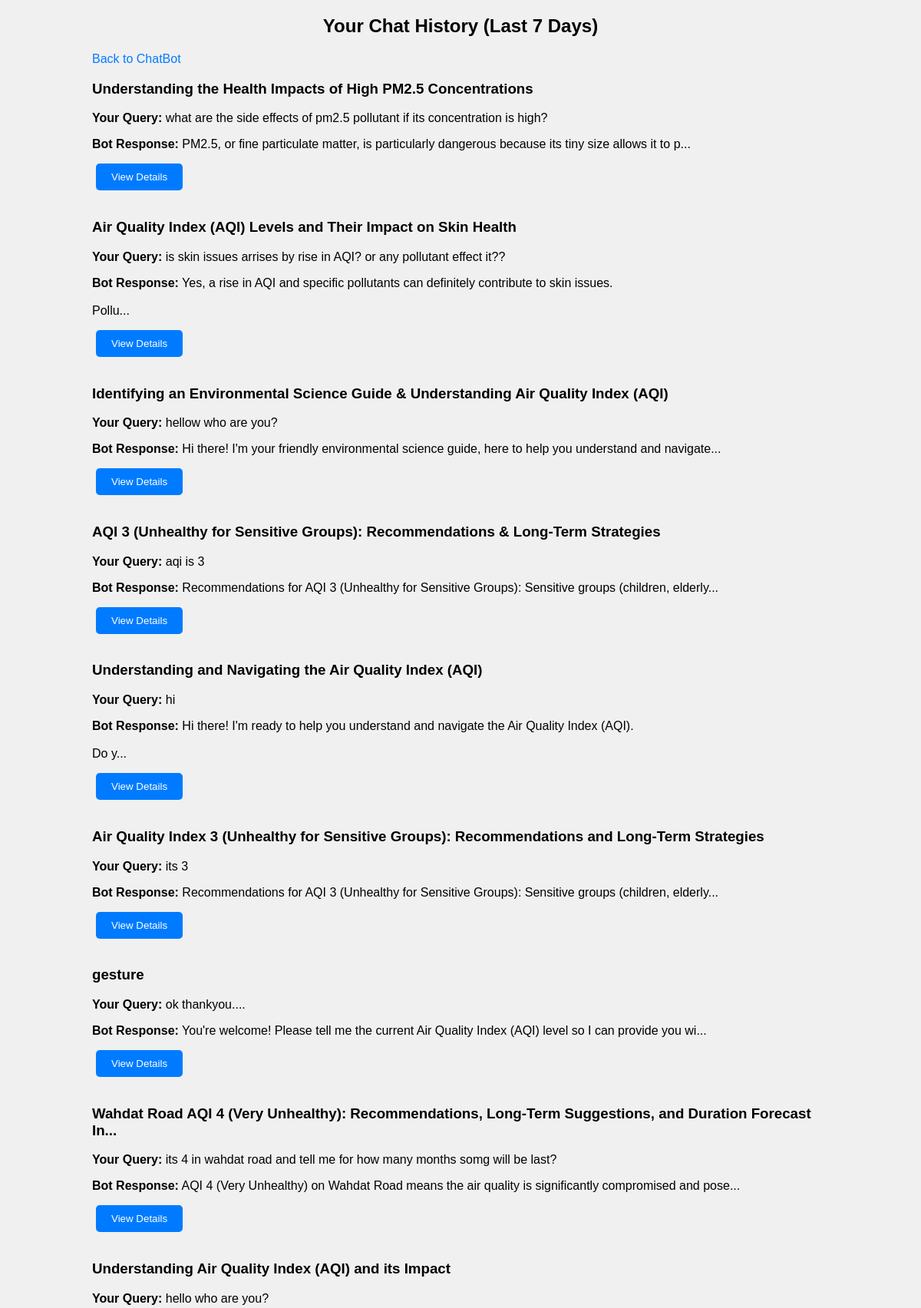
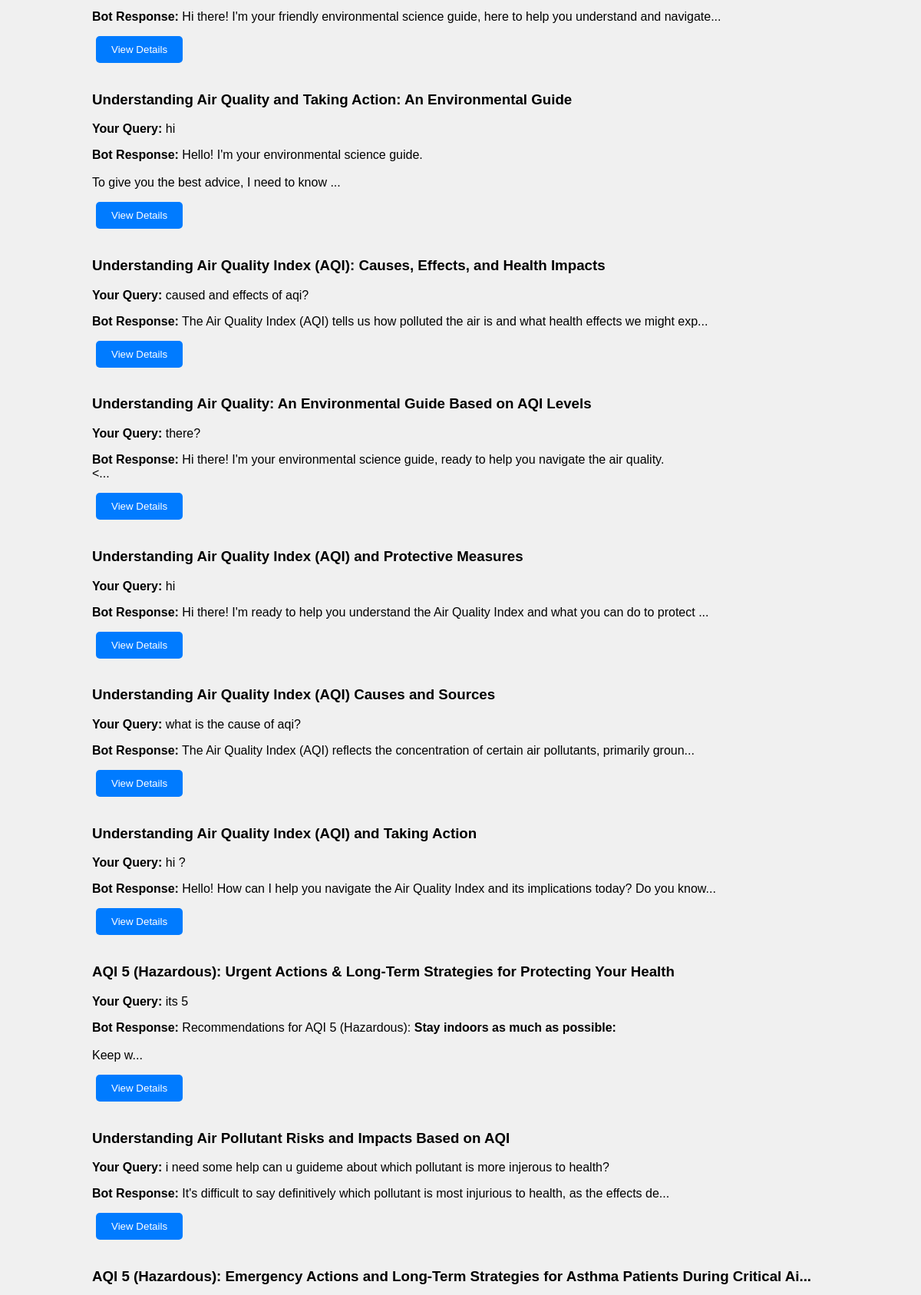
The page /history (signed in, upper part) on the database its author committed (2 pictures, top to bottom).
### models.py (models this page shows, shortened)
class ChatHistory(db.Model):
    __tablename__ = 'chat_history'
    id = db.Column(db.Integer, primary_key=True)
    user_id = db.Column(db.Integer, db.ForeignKey('user.id'), nullable=False)
    user_input = db.Column(db.Text, nullable=False)
    bot_response = db.Column(db.Text, nullable=False)
    timestamp = db.Column(db.DateTime, default=datetime.utcnow)
    title = db.Column(db.String(150), nullable=True)
    user = db.relationship('User', backref=db.backref('chats', lazy=True))

### app.py (the view)
@app.route('/history')
@login_required
def history():
    seven_days_ago = datetime.utcnow() - timedelta(days=7)
    history = ChatHistory.query.filter(
        ChatHistory.user_id == current_user.id,  # Filter by the current user
        ChatHistory.timestamp >= seven_days_ago  # Only include chats from the last 7 days
    ).order_by(ChatHistory.timestamp.desc()).all()  # latest chats first
    return render_template('history.html', history=history)

### app.py (called while the page is built)
@login_manager.user_loader  # decorator func - load user from database using their user_id
def load_user(user_id):
    return User.query.get(int(user_id))

### templates/history.html (shortened to what this page needs)
<!DOCTYPE html>
<html lang="en">
<head>
    <link rel="stylesheet" href="{{ url_for('static', filename='styles.css') }}">
</head>
<body>
    <div class="history-container">
        <h2>Your Chat History (Last 7 Days)</h2>
       <div class="chatbtn"><a href="{{ url_for('chatbot') }}">Back to ChatBot</a></div>
        <div id="historyList" class="history-list">
            {% for chat in history %}
                <div class="chat-box">
                    <h3>{{ chat.title or 'No Title' }}</h3>
                    <p><strong>Your Query:</strong> {{ chat.user_input }}</p>
                    <p><strong>Bot Response:</strong>
                        {{ chat.bot_response | truncate(100, True) | safe }}
                    </p>
                    <button onclick="window.location.href='/history/{{ chat.id }}'">View Details</button>
                </div>
            {% endfor %}
        </div>
    </div>
</body>
</html>

### static/styles.css (style rules this page uses)
body { font-family: Arial, sans-serif; margin: 0; padding: 0; background-color: #f0f0f0; }
button { margin-bottom: 18px; margin-left: 5px; padding-inline: 23px; padding: 10px 20px; background-color: #007bff; color: white; border: none; border-radius: 5px; cursor: pointer; transition: background-color 0.3s; }
a { margin-top: 10px; color: #007bff; text-decoration: none; }
.history-container { width: 80%; margin: 0 auto; }
h2 { text-align: center; margin-bottom: 20px; }
button { padding: 10px 20px; background-color: #007bff; color: #fff; border: none; border-radius: 5px; cursor: pointer; transition: background-color 0.3s; }

### rows shown on the page
ChatHistory: title "Understanding the Health Impacts of High PM2.5 Concentrations", user_input "what are the side effects of pm2.5 pollutant if its concentration is high?", bot_response "PM2.5, or fine particulate matter, is particularly dangerous because its tiny size allows it to p..."
ChatHistory: title "Air Quality Index (AQI) Levels and Their Impact on Skin Health", user_input "is skin issues arrises by rise in AQI? or any pollutant effect it??", bot_response "Yes, a rise in AQI and specific pollutants can definitely contribute to skin issues. Pollu..."
ChatHistory: title "Identifying an Environmental Science Guide & Understanding Air Quality Index (AQI)", user_input "hellow who are you?", bot_response "Hi there! I'm your friendly environmental science guide, here to help you understand and navigate..."
ChatHistory: title "AQI 3 (Unhealthy for Sensitive Groups): Recommendations & Long-Term Strategies", user_input "aqi is 3", bot_response "Recommendations for AQI 3 (Unhealthy for Sensitive Groups): Sensitive groups (children, elderly..."
ChatHistory: title "Understanding and Navigating the Air Quality Index (AQI)", user_input "hi", bot_response "Hi there! I'm ready to help you understand and navigate the Air Quality Index (AQI). Do y..."
ChatHistory: title "Air Quality Index 3 (Unhealthy for Sensitive Groups): Recommendations and Long-Term Strategies", user_input "its 3", bot_response "Recommendations for AQI 3 (Unhealthy for Sensitive Groups): Sensitive groups (children, elderly..."
ChatHistory: title "gesture", user_input "ok thankyou....", bot_response "You're welcome! Please tell me the current Air Quality Index (AQI) level so I can provide you wi..."
ChatHistory: title "Wahdat Road AQI 4 (Very Unhealthy): Recommendations, Long-Term Suggestions, and Duration Forecast In...", user_input "its 4 in wahdat road and tell me for how many months somg will be last?", bot_response "AQI 4 (Very Unhealthy) on Wahdat Road means the air quality is significantly compromised and pose..."
ChatHistory: title "Understanding Air Quality Index (AQI) and its Impact", user_input "hello who are you?", bot_response "Hi there! I'm your friendly environmental science guide, here to help you understand and navigate..."
ChatHistory: title "Understanding Air Quality and Taking Action: An Environmental Guide", user_input "hi", bot_response "Hello! I'm your environmental science guide. To give you the best advice, I need to know ..."
ChatHistory: title "Understanding Air Quality Index (AQI): Causes, Effects, and Health Impacts", user_input "caused and effects of aqi?", bot_response "The Air Quality Index (AQI) tells us how polluted the air is and what health effects we might exp..."
ChatHistory: title "Understanding Air Quality: An Environmental Guide Based on AQI Levels", user_input "there?", bot_response "Hi there! I'm your environmental science guide, ready to help you navigate the air quality. <..."
ChatHistory: title "Understanding Air Quality Index (AQI) and Protective Measures", user_input "hi", bot_response "Hi there! I'm ready to help you understand the Air Quality Index and what you can do to protect ..."
ChatHistory: title "Understanding Air Quality Index (AQI) Causes and Sources", user_input "what is the cause of aqi?", bot_response "The Air Quality Index (AQI) reflects the concentration of certain air pollutants, primarily groun..."
ChatHistory: title "Understanding Air Quality Index (AQI) and Taking Action", user_input "hi ?", bot_response "Hello! How can I help you navigate the Air Quality Index and its implications today? Do you know..."
ChatHistory: title "AQI 5 (Hazardous): Urgent Actions & Long-Term Strategies for Protecting Your Health", user_input "its 5", bot_response "Recommendations for AQI 5 (Hazardous): Stay indoors as much as possible: Keep w..."
ChatHistory: title "Understanding Air Pollutant Risks and Impacts Based on AQI", user_input "i need some help can u guideme about which pollutant is more injerous to health?", bot_response "It's difficult to say definitively which pollutant is most injurious to health, as the effects de..."
ChatHistory: title "AQI 5 (Hazardous): Emergency Actions and Long-Term Strategies for Asthma Patients During Critical Ai..."
